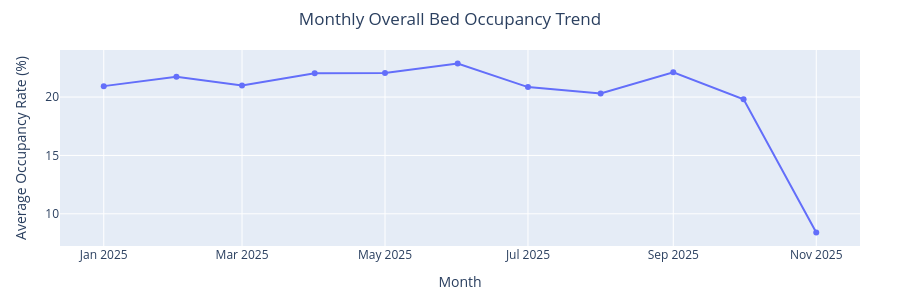

Notebook source saved alongside this figure:
### Code cell
fig_trend = px.line(
    monthly_overall,
    x="Month",
    y="Occupancy_Rate",
    markers=True,
    title="Monthly Overall Bed Occupancy Trend"
)

fig_trend.update_traces(
    hovertemplate="<b>%{x}</b><br>Occupancy Rate: %{y:.1f}%<extra></extra>"
)

fig_trend.update_layout(
    title_x=0.5,
    xaxis_title="Month",
    yaxis_title="Average Occupancy Rate (%)",
    height=300,
    margin=dict(l=60, r=40, t=50, b=50)
)

fig_trend.show()

### Figure 1 — Plotly figure (JSON) as saved in the notebook; plotly's stock layout.template omitted (floating-point values rounded to 4 significant figures)
{"data": [{"hovertemplate": "<b>%{x}</b><br>Occupancy Rate: %{y:.1f}%<extra></extra>", "legendgroup": "", "line": {"color": "#636efa", "dash": "solid"}, "marker": {"symbol": "circle"}, "mode": "lines+markers", "name": "", "orientation": "v", "showlegend": false, "type": "scatter", "x": ["2025-01", "2025-02", "2025-03", "2025-04", "2025-05", "2025-06", "2025-07", "2025-08", "2025-09", "2025-10", "2025-11"], "xaxis": "x", "y": [20.94, 21.75, 21.0, 22.03, 22.07, 22.87, 20.85, 20.31, 22.12, 19.81, 8.404], "yaxis": "y"}], "layout": {"height": 300, "legend": {"tracegroupgap": 0}, "margin": {"b": 50, "l": 60, "r": 40, "t": 50}, "title": {"text": "Monthly Overall Bed Occupancy Trend", "x": 0.5}, "xaxis": {"anchor": "y", "domain": [0.0, 1.0], "title": {"text": "Month"}}, "yaxis": {"anchor": "x", "domain": [0.0, 1.0], "title": {"text": "Average Occupancy Rate (%)"}}}}
